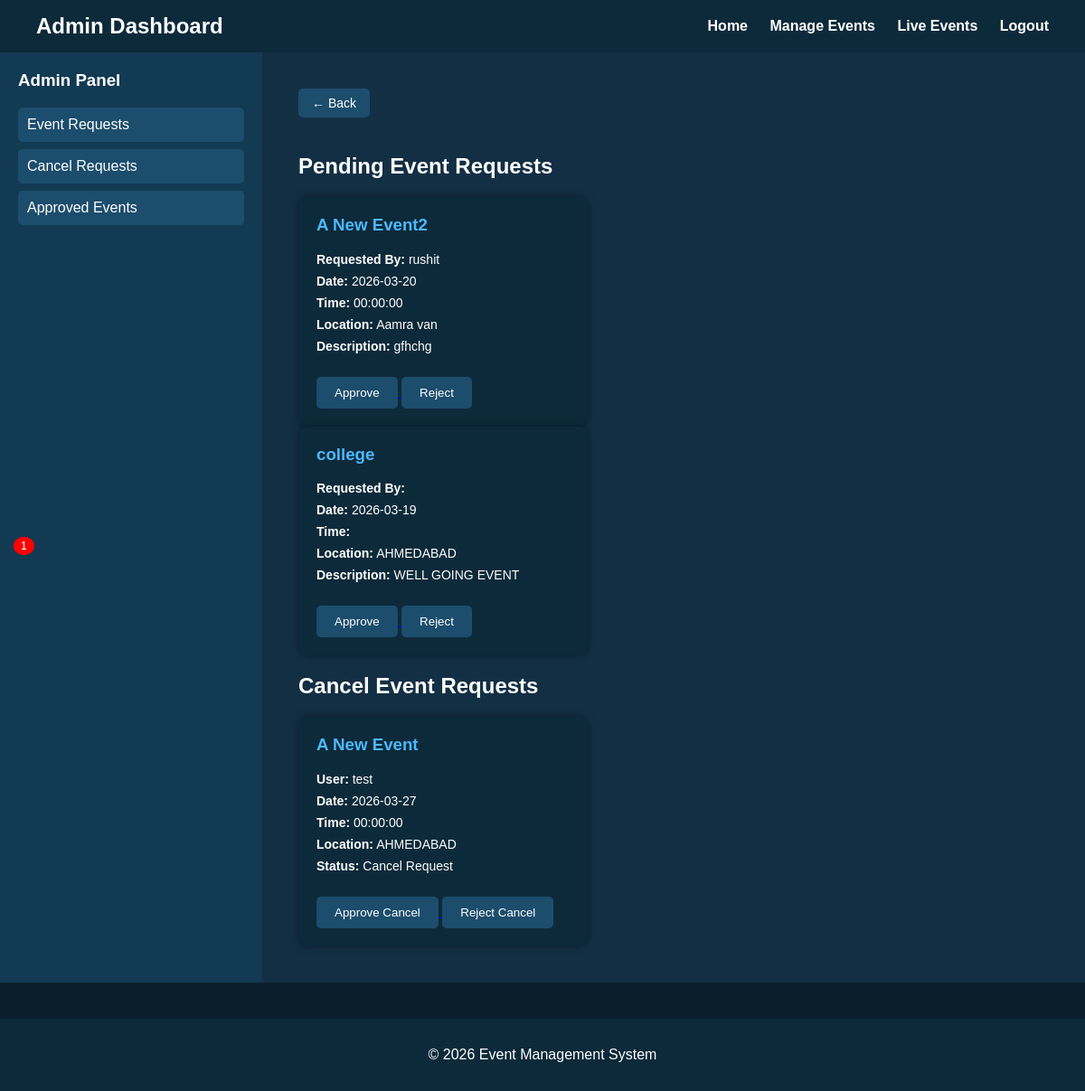
The app's page /admin_dashboard.php (signed in) with its own data.
### tables this page shows
CREATE TABLE IF NOT EXISTS `events` (
  `id` int NOT NULL AUTO_INCREMENT,
  `event_name` varchar(255) NOT NULL,
  `event_date` date NOT NULL,
  `event_time` time DEFAULT NULL,
  `event_location` varchar(255) NOT NULL,
  `description` text NOT NULL,
  `created_at` timestamp NULL DEFAULT CURRENT_TIMESTAMP,
  `user_name` varchar(100) DEFAULT NULL,
  `status` varchar(20) DEFAULT 'pending',
  `live_status` varchar(10) DEFAULT 'no',
  `category` varchar(50) DEFAULT NULL,
  PRIMARY KEY (`id`)
);

### admin_dashboard.php (the view, shortened to what this page needs)
<?php
include("config.php");
$pending_events = $conn->query("SELECT * FROM events WHERE status='pending' ORDER BY id DESC");
$cancel_requests = $conn->query("SELECT * FROM events WHERE status='cancel_pending' ORDER BY id DESC");
$pending_count = $conn->query("SELECT COUNT(*) AS total FROM events WHERE status='pending'");
$row_count = $pending_count->fetch_assoc();
$pending = $row_count['total'];
$cancel_count = $conn->query("SELECT COUNT(*) AS total FROM events WHERE status='cancel_pending'");
$row_cancel = $cancel_count->fetch_assoc();
$cancel = $row_cancel['total'];
?>
<!DOCTYPE html>
<html>
<head>
<link rel="stylesheet" href="style.css">
</head>
<body>
<header>
<h2>Admin Dashboard</h2>
<nav>
<a href="index.php">Home</a>
<a href="manage_events.php">Manage Events</a>
<a href="live_events.php">Live Events</a>
<a href="logout.php">Logout</a>
</nav>
</header>
<div class="container">
<div class="sidebar">
<h3>Admin Panel</h3>
<a href="admin_dashboard.php">
Event Requests
<?php if($pending > 0){ ?>
<span class="badge"><?php echo $pending; ?></span>
<?php } ?>
</a>
<a href="#cancel">
Cancel Requests
<?php if($cancel > 0){ ?>
<span class="badge"><?php echo $cancel; ?></span>
<?php } ?>
</a>
<a href="manage_events.php">Approved Events</a>
</div>
<div class="content">
<div class="back-btn">
<button onclick="history.back()">← Back</button>
</div>
<h2>Pending Event Requests</h2>
<?php
if($pending_events->num_rows > 0){
while($row = $pending_events->fetch_assoc()){
?>
<div class="event-card">
<h3><?php echo $row['event_name']; ?></h3>
<p><b>Requested By:</b> <?php echo $row['user_name']; ?></p>
<p><b>Date:</b> <?php echo $row['event_date']; ?></p>
<p><b>Time:</b> <?php echo $row['event_time']; ?></p>
<p><b>Location:</b> <?php echo $row['event_location']; ?></p>
<p><b>Description:</b> <?php echo $row['description']; ?></p>
<br>
<a href="approve_event.php?id=<?php echo $row['id']; ?>">
<button>Approve</button>
</a>
<a href="reject_event.php?id=<?php echo $row['id']; ?>">
<button>Reject</button>
</a>
</div>
<?php
}
}else{
echo "<p>No pending event requests.</p>";
}
?>
<h2 id="cancel">Cancel Event Requests</h2>
<?php
if($cancel_requests->num_rows > 0){
while($row = $cancel_requests->fetch_assoc()){
?>
<div class="event-card">
<h3><?php echo $row['event_name']; ?></h3>
<p><b>User:</b> <?php echo $row['user_name']; ?></p>
<p><b>Date:</b> <?php echo $row['event_date']; ?></p>
<p><b>Time:</b> <?php echo $row['event_time']; ?></p>
<p><b>Location:</b> <?php echo $row['event_location']; ?></p>
<p><b>Status:</b> Cancel Request</p>
<br>
<a href="approve_cancel.php?id=<?php echo $row['id']; ?>">
<button>Approve Cancel</button>
</a>
<a href="reject_cancel.php?id=<?php echo $row['id']; ?>">
<button>Reject Cancel</button>
</a>
</div>
<?php
}
}else{
echo "<p>No cancel requests.</p>";
}
?>
</div>
</div>
<footer>
<p>© <?php echo date("Y"); ?> Event Management System</p>
</footer>
</body>
</html>

### style.css (style rules this page uses)
body { margin: 0; font-family: Arial, sans-serif; background: #0a1f2c; color: white; }
header { background: #0d2a3a; padding: 15px 40px; display: flex; justify-content: space-between; align-items: center; }
header h2 { margin: 0; }
header nav a { color: white; text-decoration: none; margin-left: 20px; font-weight: bold; }
footer { background: #0d2a3a; text-align: center; padding: 15px; margin-top: 40px; }
.container { display: flex; min-height: 80vh; }
.sidebar { width: 250px; background: #123a52; padding: 20px; }
.sidebar h3 { margin-top: 0; }
.sidebar a { display: block; color: white; padding: 10px; text-decoration: none; margin-bottom: 8px; border-radius: 5px; background: #1c4d6d; }
.content { flex: 1; padding: 40px; background: #132f44; }
button { background: #1c4d6d; color: white; padding: 10px 20px; border: none; border-radius: 5px; cursor: pointer; }
.back-btn { display: inline-block; margin-bottom: 20px; }
.back-btn button { background: #1c4d6d; padding: 8px 15px; font-size: 14px; }
.event-card { background: #0d2a3a; padding: 20px; border-radius: 10px; width: 280px; box-shadow: 0 0 10px rgba(0,0,0,0.4); }
.event-card h3 { margin-top: 0; color: #4db8ff; }
.event-card p { margin: 8px 0; font-size: 14px; }
.badge { background:red; color:white; padding:3px 8px; border-radius:50%; font-size:12px; margin-left:5px; }
span { position:absolute; left:10px; top:50%; transform:translateY(-50%); cursor:pointer; font-size:18px; color:#333; }

### records on screen
events: event_name "A New Event2", user_name "rushit", event_date "2026-03-20", event_time "00:00:00", event_location "Aamra van", description "gfhchg"
events: event_name "college", event_date "2026-03-19", event_location "AHMEDABAD", description "WELL GOING EVENT"
events: event_name "A New Event", user_name "test", event_date "2026-03-27", event_time "00:00:00", event_location "AHMEDABAD"

### other values on screen
$cancel "1"
